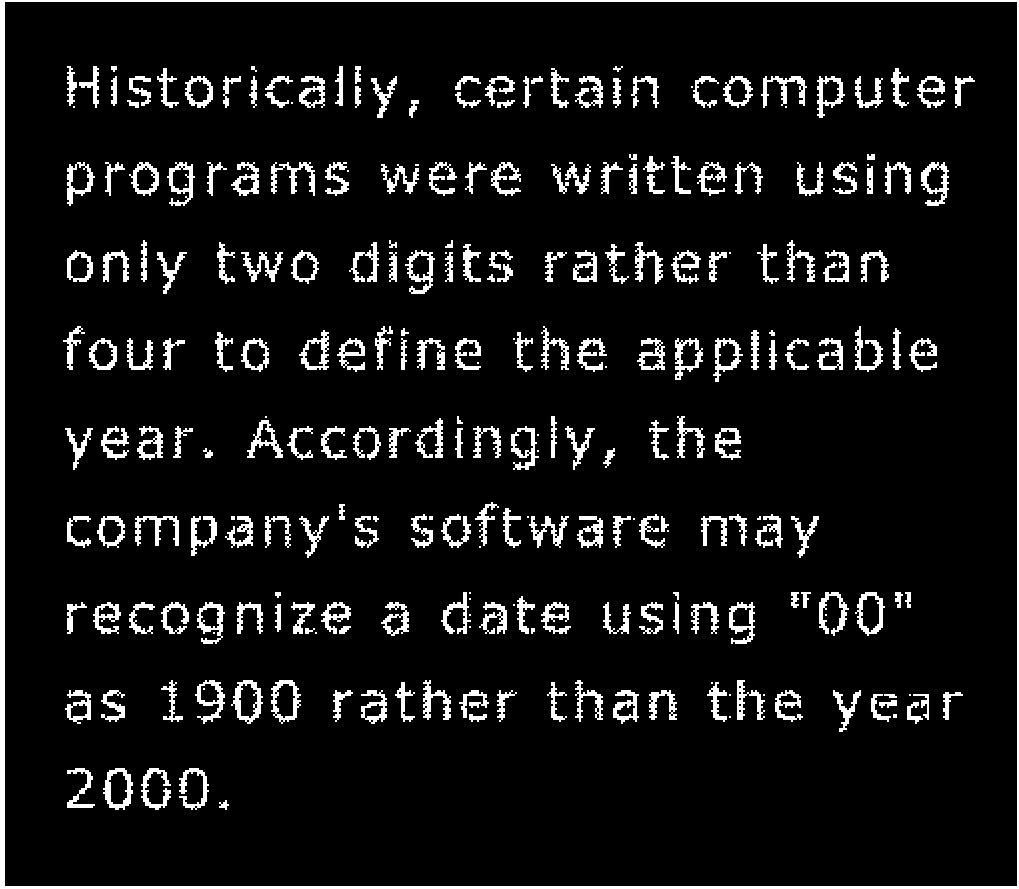
%> input picture Lab4-Morphology-main/assets/text-broken.tif, 1019 x 889 px
$ octave Task1.m   (GNU Octave 9; MATLAB toolbox functions it lacks are replaced by stand-ins)
%> lines starting %> are read from the running program, lines starting %| are printed output that depends on the picture; in (x1, y1, x2, y2) boxes, pixels count from 0 and x2, y2 are one past the last pixel; in counts of white or black regions, pixels touching at a corner belong together; the program's own positions count from 1
A = imread('assets/text-broken.tif');
%> A: size 889x1019 logical; 8.3% white; 266 white regions (38 under 20 px), largest, box (x1, y1, x2, y2) and area: (0, 0, 1019, 889) 11283, (231, 680, 263, 724) 536, (921, 162, 949, 206) 524
B1 = [0 1 0;
     1 1 1;
     0 1 0];    % create structuring element

B2 = ones(3,3);

Bx = [1 0 1;
      0 1 0;
      1 0 1];

A1 = imdilate(A, B1);
%> A1: size 889x1019 logical; 12.7% white; 202 white regions, largest, box (x1, y1, x2, y2) and area: (0, 0, 1019, 889) 15071, (270, 161, 316, 197) 838, (760, 75, 808, 109) 815
A2 = imdilate(A, B2);
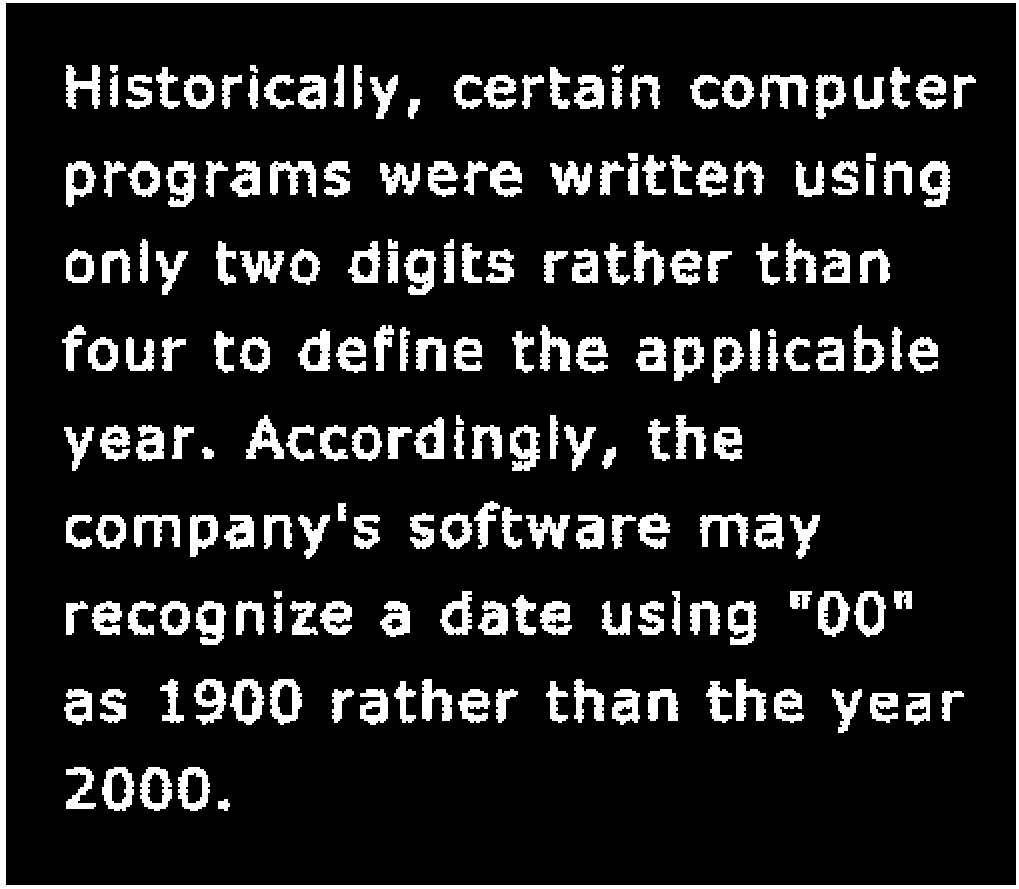
%> A2: size 889x1019 logical; 13.6% white; 202 white regions, largest, box (x1, y1, x2, y2) and area: (0, 0, 1019, 889) 15071, (270, 161, 316, 197) 904, (760, 75, 808, 109) 868
A3 = imdilate(A, Bx);
montage({A, A1, A2, A3})
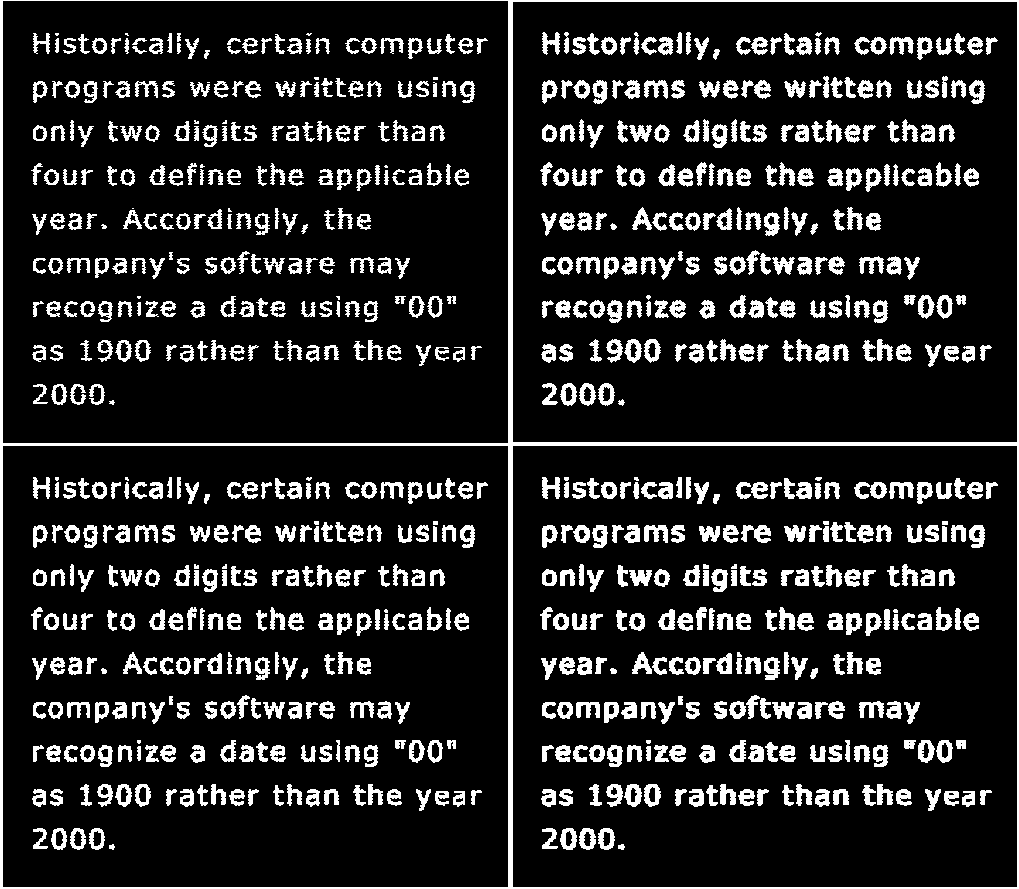
%> displayed picture: size 1778x2038 logical (shown at 1/2 size); 12% white; 869 white regions (38 under 20 px), largest, box (x1, y1, x2, y2) and area: (0, 0, 2038, 1778) 56496, (270, 1050, 316, 1086) 904, (1289, 1050, 1335, 1086) 904

SE = strel('disk',4);
SE.Neighborhood

clear all
close all
A = imread('assets/wirebond-mask.tif');
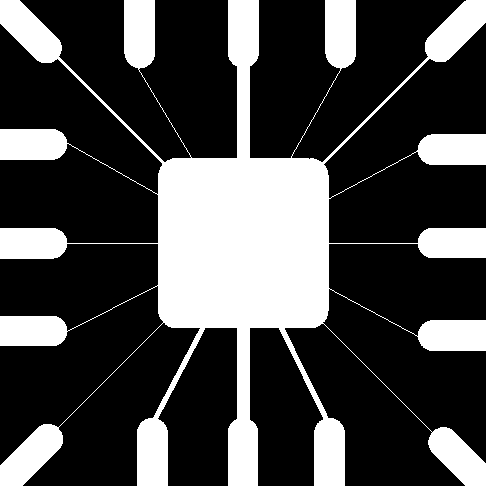
%> input picture Lab4-Morphology-main/assets/wirebond-mask.tif, 486 x 486 px
%> A: size 486x486 logical; 28.1% white; 1 white region, box (x1, y1, x2, y2) and area: (0, 0, 486, 486) 66259
SE2 = strel('disk',2);
SE10 = strel('disk',10);
SE20 = strel('disk',20);
E2 = imerode(A,SE2);
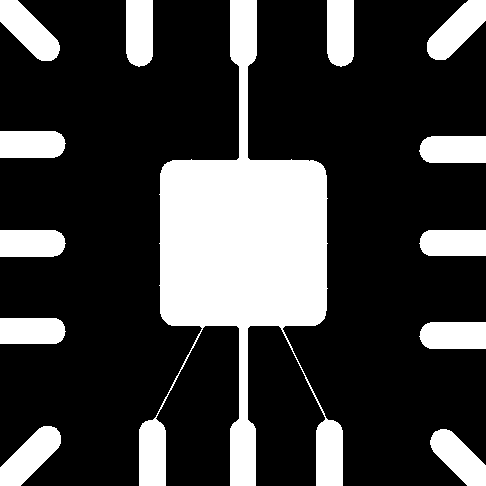
%> E2: size 486x486 logical; 24.3% white; 13 white regions, largest, box (x1, y1, x2, y2) and area: (139, 0, 343, 486) 36376, (0, 426, 61, 486) 1942, (0, 0, 60, 61) 1938
E10 = imerode(A,SE10);
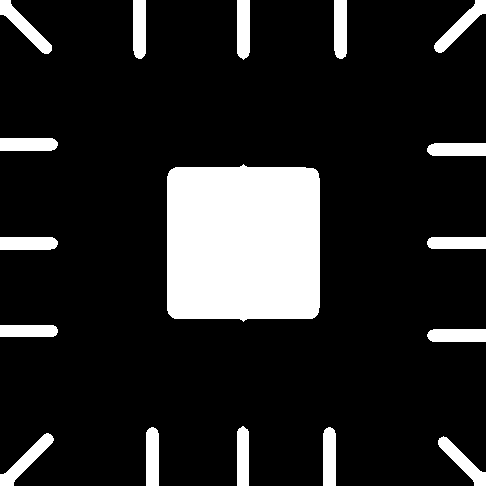
%> E10: size 486x486 logical; 14.9% white; 17 white regions, largest, box (x1, y1, x2, y2) and area: (167, 164, 320, 322) 23162, (0, 433, 54, 486) 845, (0, 0, 52, 54) 842
E20 = imerode(A,SE20);
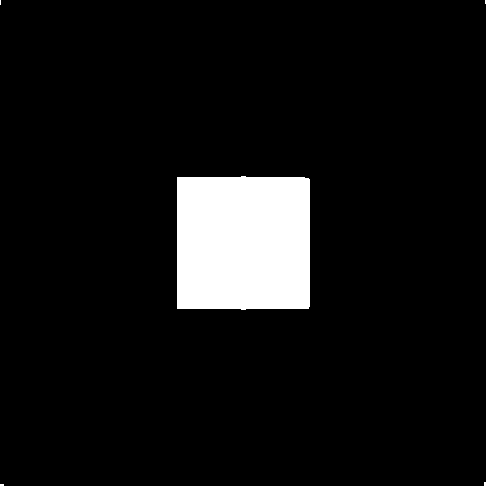
%> E20: size 486x486 logical; 7.4% white; 5 white regions (4 under 20 px), largest, box (x1, y1, x2, y2) and area: (177, 176, 310, 310) 17558
montage({A, E2, E10, E20}, "size", [2 2])
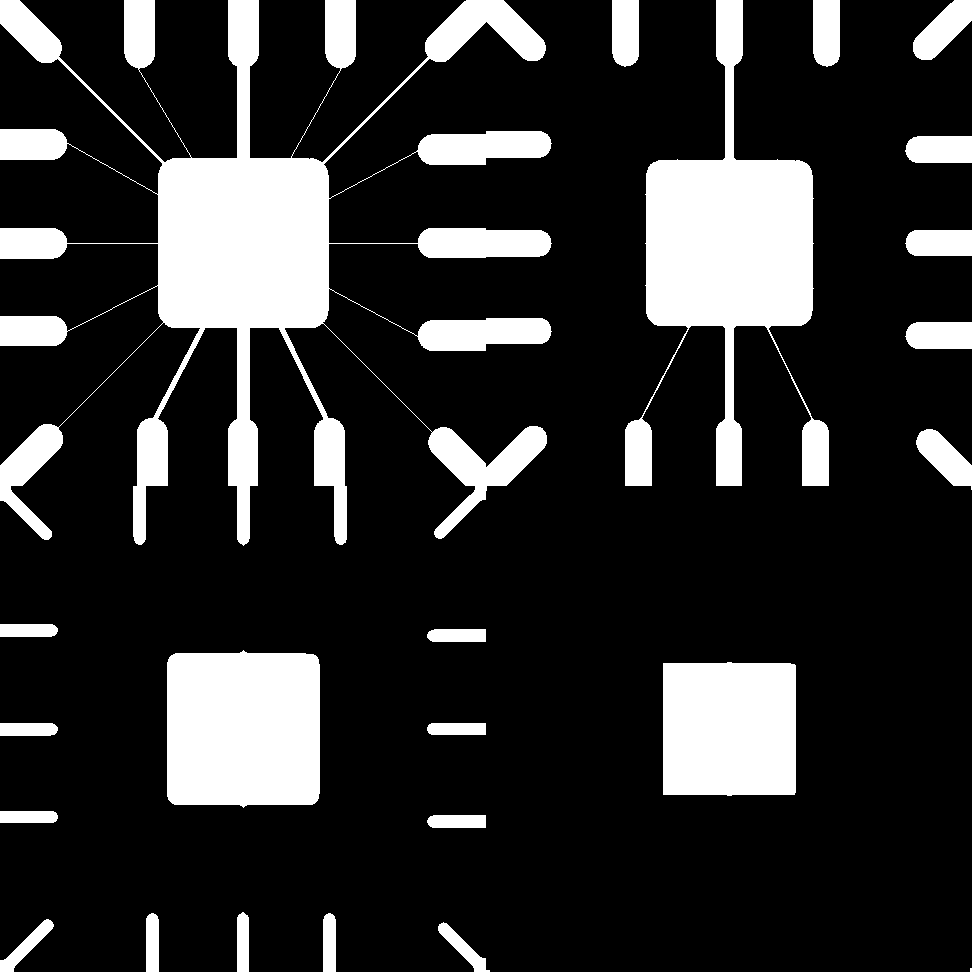
%> displayed picture: size 972x972 logical; 18.7% white; 23 white regions (1 under 20 px), largest, box (x1, y1, x2, y2) and area: (0, 0, 552, 546) 79049, (625, 0, 829, 486) 36376, (167, 650, 320, 808) 23162
